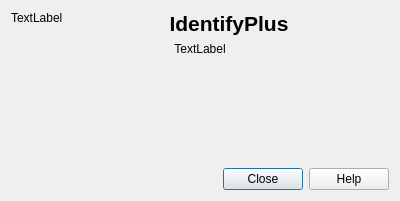
<?xml version="1.0" encoding="UTF-8"?>
<ui version="4.0">
 <class>Dialog</class>
 <widget class="QDialog" name="Dialog">
  <property name="geometry">
   <rect>
    <x>0</x>
    <y>0</y>
    <width>400</width>
    <height>201</height>
   </rect>
  </property>
  <property name="windowTitle">
   <string>About IdentifyPlus</string>
  </property>
  <layout class="QGridLayout" name="gridLayout" columnstretch="0,5">
   <item row="0" column="0">
    <widget class="QLabel" name="lblLogo">
     <property name="text">
      <string>TextLabel</string>
     </property>
     <property name="alignment">
      <set>Qt::AlignLeading|Qt::AlignLeft|Qt::AlignTop</set>
     </property>
    </widget>
   </item>
   <item row="0" column="1">
    <widget class="QLabel" name="label">
     <property name="text">
      <string>&lt;!DOCTYPE HTML PUBLIC &quot;-//W3C//DTD HTML 4.0//EN&quot; &quot;http://www.w3.org/TR/REC-html40/strict.dtd&quot;&gt;
&lt;html&gt;&lt;head&gt;&lt;meta name=&quot;qrichtext&quot; content=&quot;1&quot; /&gt;&lt;style type=&quot;text/css&quot;&gt;
p, li { white-space: pre-wrap; }
&lt;/style&gt;&lt;/head&gt;&lt;body style=&quot; font-family:'Droid Sans'; font-size:8pt; font-weight:400; font-style:normal;&quot;&gt;
&lt;p align=&quot;center&quot; style=&quot; margin-top:0px; margin-bottom:0px; margin-left:0px; margin-right:0px; -qt-block-indent:0; text-indent:0px;&quot;&gt;&lt;span style=&quot; font-size:16pt; font-weight:600;&quot;&gt;IdentifyPlus&lt;/span&gt;&lt;/p&gt;&lt;/body&gt;&lt;/html&gt;</string>
     </property>
     <property name="alignment">
      <set>Qt::AlignCenter</set>
     </property>
    </widget>
   </item>
   <item row="1" column="0" colspan="2">
    <widget class="QLabel" name="lblVersion">
     <property name="text">
      <string>TextLabel</string>
     </property>
     <property name="alignment">
      <set>Qt::AlignCenter</set>
     </property>
    </widget>
   </item>
   <item row="2" column="0" colspan="2">
    <widget class="QTextEdit" name="textEdit">
     <property name="palette">
      <palette>
       <active>
        <colorrole role="Base">
         <brush brushstyle="SolidPattern">
          <color alpha="0">
           <red>0</red>
           <green>0</green>
           <blue>0</blue>
          </color>
         </brush>
        </colorrole>
       </active>
       <inactive>
        <colorrole role="Base">
         <brush brushstyle="SolidPattern">
          <color alpha="0">
           <red>0</red>
           <green>0</green>
           <blue>0</blue>
          </color>
         </brush>
        </colorrole>
       </inactive>
       <disabled>
        <colorrole role="Base">
         <brush brushstyle="SolidPattern">
          <color alpha="255">
           <red>255</red>
           <green>255</green>
           <blue>255</blue>
          </color>
         </brush>
        </colorrole>
       </disabled>
      </palette>
     </property>
     <property name="autoFillBackground">
      <bool>true</bool>
     </property>
     <property name="frameShape">
      <enum>QFrame::NoFrame</enum>
     </property>
     <property name="frameShadow">
      <enum>QFrame::Plain</enum>
     </property>
     <property name="readOnly">
      <bool>true</bool>
     </property>
     <property name="html">
      <string>&lt;!DOCTYPE HTML PUBLIC &quot;-//W3C//DTD HTML 4.0//EN&quot; &quot;http://www.w3.org/TR/REC-html40/strict.dtd&quot;&gt;
&lt;html&gt;&lt;head&gt;&lt;meta name=&quot;qrichtext&quot; content=&quot;1&quot; /&gt;&lt;style type=&quot;text/css&quot;&gt;
p, li { white-space: pre-wrap; }
&lt;/style&gt;&lt;/head&gt;&lt;body style=&quot; font-family:'Droid Sans'; font-size:8pt; font-weight:400; font-style:normal;&quot;&gt;
&lt;p style=&quot;-qt-paragraph-type:empty; margin-top:0px; margin-bottom:0px; margin-left:0px; margin-right:0px; -qt-block-indent:0; text-indent:0px; font-family:'Sans Serif'; font-size:9pt;&quot;&gt;&lt;br /&gt;&lt;/p&gt;&lt;/body&gt;&lt;/html&gt;</string>
     </property>
    </widget>
   </item>
   <item row="3" column="0" colspan="2">
    <widget class="QDialogButtonBox" name="buttonBox">
     <property name="orientation">
      <enum>Qt::Horizontal</enum>
     </property>
     <property name="standardButtons">
      <set>QDialogButtonBox::Close|QDialogButtonBox::Help</set>
     </property>
    </widget>
   </item>
  </layout>
 </widget>
 <resources/>
 <connections>
  <connection>
   <sender>buttonBox</sender>
   <signal>accepted()</signal>
   <receiver>Dialog</receiver>
   <slot>accept()</slot>
   <hints>
    <hint type="sourcelabel">
     <x>248</x>
     <y>254</y>
    </hint>
    <hint type="destinationlabel">
     <x>157</x>
     <y>274</y>
    </hint>
   </hints>
  </connection>
  <connection>
   <sender>buttonBox</sender>
   <signal>rejected()</signal>
   <receiver>Dialog</receiver>
   <slot>reject()</slot>
   <hints>
    <hint type="sourcelabel">
     <x>316</x>
     <y>260</y>
    </hint>
    <hint type="destinationlabel">
     <x>286</x>
     <y>274</y>
    </hint>
   </hints>
  </connection>
 </connections>
</ui>
